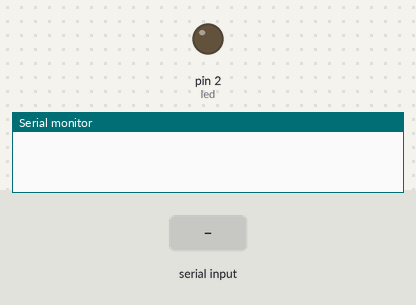
Simulated run of this sketch. Board: Arduino Uno, built with avr-gcc and run on an emulated ATmega328P. Parts: output pins drawn as LEDs (lit = HIGH), the last lines printed to the serial monitor. The test bench sets the inputs (shaded band).

Above: at 1.2 s.
1.3 s: "ON\n" received over Serial
At 2.0 s:
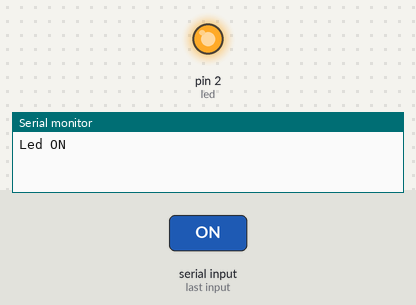
2.8 s: "OFF\n" received over Serial
4.3 s: "BLINK\n" received over Serial
Timing chart, 0 to 7.3 s (numbered marks = the images above; inputs shaded):
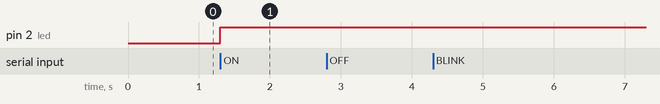

Measured:
- after the input at 1.3 s, pin 2 (led): LOW → HIGH at once

The sketch:

HW_bai3.ino
```cpp
// #include <string.h>
#define led 2
#define botton 0
String input = "";
String input1 = "";
unsigned long lasttime1 = 0;
unsigned long lasttime2 = 0;
unsigned long timedelay = 2000;
void toggleLed() {
  digitalWrite(led, !digitalRead(led));
}
void setup() {
  // put your setup code here, to run once:
  Serial.begin(9600);
  pinMode(led, OUTPUT);
  pinMode(botton, INPUT);
  attachInterrupt(botton, toggleLed, FALLING);
}

void loop() {
  if ((Serial.available() > 0) || (input1 != "")) {
    input = Serial.readStringUntil('\n');
    if (input == "ON" || input1 == "ON") {
      Serial.println("Led ON");
      digitalWrite(led, HIGH);
      input1 = Serial.readStringUntil('\n');
    } else if (input == "OFF" || input1 == "OFF") {
      Serial.println("Led OFF");
      digitalWrite(led, LOW);
      input1 = Serial.readStringUntil('\n');
    } else if (input == "BLINK") {
      Serial.println("Đèn nhấp nháy.");
      unsigned long currentTime = millis();
      while (input == "BLINK") {
        if (Serial.available() > 0) {
          Serial.println("hello");
          input = Serial.readStringUntil('\n');
          input1 =  input;
          Serial.println(input1);
        }
        if (millis() - currentTime > 2000) {
          currentTime = millis();
          toggleLed();
          Serial.println("hell");
        }
      }
    }
  }
}
//hello word
```
